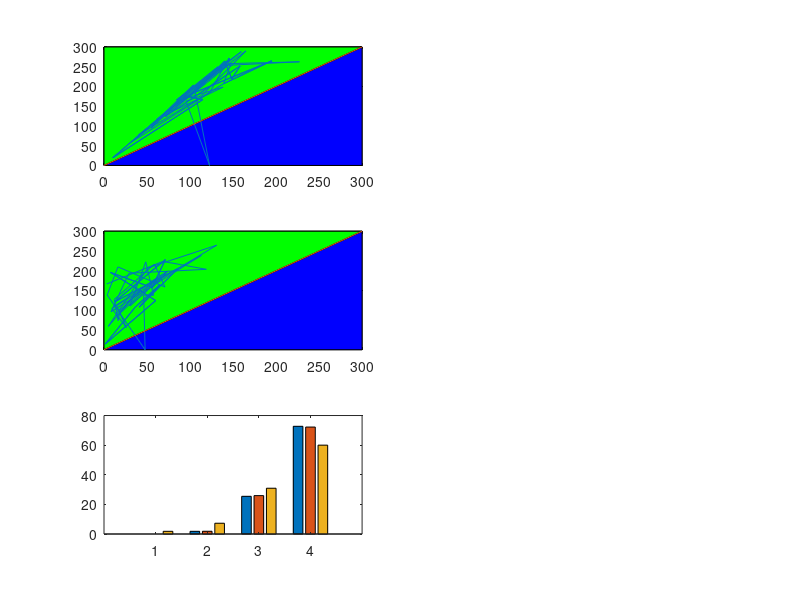

Recreate this plot in MATLAB. (Note: this script raises an error after producing the figure.)

clear
clc

load param_ThrePert_SA0SB0_50pc_AND.mat
load param_SameSA0SB0_AND.mat

unp=tri_types(nrr,:);
ind=tri_type_SA0ltSB0;
dir=tri_type_SB0ltSA0;

nr=length(tri_type_SB0ltSA0);

for ii=1:nr

    if tri_type_SA0ltSB0(ii)==1 
        M_state_SA0ltSB0(ii,1)=SNB_SA0ltSB0(ii,3)-SNB_SA0ltSB0(ii,4);
        H_state_SA0ltSB0(ii,1)=SNB_SA0ltSB0(ii,3)-SNB_SA0ltSB0(ii,2);
        Tri_Reg_SA0ltSB0(ii,1)=SNB_SA0ltSB0(ii,1)-SNB_SA0ltSB0(ii,4);
    elseif tri_type_SA0ltSB0(ii)==3
        M_state_SA0ltSB0(ii,1)=SNB_SA0ltSB0(ii,3)-SNB_SA0ltSB0(ii,4);
        H_state_SA0ltSB0(ii,1)=SNB_SA0ltSB0(ii,3)-SNB_SA0ltSB0(ii,2);
        Tri_Reg_SA0ltSB0(ii,1)=SNB_SA0ltSB0(ii,1)-SNB_SA0ltSB0(ii,2);
    elseif tri_type_SA0ltSB0(ii)==2 
        M_state_SA0ltSB0(ii,1)=SNB_SA0ltSB0(ii,1)-SNB_SA0ltSB0(ii,4);
        H_state_SA0ltSB0(ii,1)=SNB_SA0ltSB0(ii,3)-SNB_SA0ltSB0(ii,2);
        Tri_Reg_SA0ltSB0(ii,1)=SNB_SA0ltSB0(ii,3)-SNB_SA0ltSB0(ii,4);
    elseif tri_type_SA0ltSB0(ii)==4 
        M_state_SA0ltSB0(ii,1)=SNB_SA0ltSB0(ii,1)-SNB_SA0ltSB0(ii,4);
        H_state_SA0ltSB0(ii,1)=SNB_SA0ltSB0(ii,3)-SNB_SA0ltSB0(ii,2);
        Tri_Reg_SA0ltSB0(ii,1)=SNB_SA0ltSB0(ii,3)-SNB_SA0ltSB0(ii,2);
    end


    if tri_type_SB0ltSA0(ii)==1 
        M_state_SB0ltSA0(ii,1)=SNB_SB0ltSA0(ii,3)-SNB_SB0ltSA0(ii,4);
        H_state_SB0ltSA0(ii,1)=SNB_SB0ltSA0(ii,3)-SNB_SB0ltSA0(ii,2);
        Tri_Reg_SB0ltSA0(ii,1)=SNB_SB0ltSA0(ii,1)-SNB_SB0ltSA0(ii,4);
    elseif tri_type_SB0ltSA0(ii)==3
        M_state_SB0ltSA0(ii,1)=SNB_SB0ltSA0(ii,3)-SNB_SB0ltSA0(ii,4);
        H_state_SB0ltSA0(ii,1)=SNB_SB0ltSA0(ii,3)-SNB_SB0ltSA0(ii,2);
        Tri_Reg_SB0ltSA0(ii,1)=SNB_SB0ltSA0(ii,1)-SNB_SB0ltSA0(ii,2);
    elseif tri_type_SB0ltSA0(ii)==2
        M_state_SB0ltSA0(ii,1)=SNB_SB0ltSA0(ii,1)-SNB_SB0ltSA0(ii,4);
        H_state_SB0ltSA0(ii,1)=SNB_SB0ltSA0(ii,3)-SNB_SB0ltSA0(ii,2);
        Tri_Reg_SB0ltSA0(ii,1)=SNB_SB0ltSA0(ii,3)-SNB_SB0ltSA0(ii,4);
    elseif tri_type_SB0ltSA0(ii)==4
        M_state_SB0ltSA0(ii,1)=SNB_SB0ltSA0(ii,1)-SNB_SB0ltSA0(ii,4);
        H_state_SB0ltSA0(ii,1)=SNB_SB0ltSA0(ii,3)-SNB_SB0ltSA0(ii,2);
        Tri_Reg_SB0ltSA0(ii,1)=SNB_SB0ltSA0(ii,3)-SNB_SB0ltSA0(ii,2);
    end

end

ind_types=[sum(ind==1),sum(ind==2),sum(ind==3),sum(ind==4)];
ind_pc=ind_types.*100./sum(ind_types);

dir_types=[sum(dir==1),sum(dir==2),sum(dir==3),sum(dir==4)];
dir_pc=dir_types.*100./sum(dir_types);

unp_types=[sum(unp==1),sum(unp==2),sum(unp==3),sum(unp==4)];
unp_pc=unp_types.*100./sum(unp_types);



%%%%%%%%%%%%%%%%%%%%%%%%%%%%%%%%%%%%%%%%%%%%%%%%%%%%%%%%%%%%%%%%%%%%%%%%%%%


% Define the vertices of the triangle
x1 = [0, 300, 300];
y1 = [0, 0, 300];

% Plot the vertices
figure(4)
subplot(3,2,1)
plot(x1, y1, 'k-'); % Plot the lines connecting the vertices

% Fill the area of the triangle
% figure(4)
% subplot(3,3,1)
fill(x1, y1, 'b'); % Fill the triangle with blue color
hold on

% Define the vertices of the triangle
x2 = [0, 0, 300];
y2 = [0, 300, 300];

% Plot the vertices
% figure(4)
% subplot(3,3,1)
plot(x2, y2, 'k-'); % Plot the lines connecting the vertices

% Fill the area of the triangle
% figure(4)
% subplot(3,3,1)
fill(x2, y2, 'g'); % Fill the triangle with blue color
hold on

% figure(4)
% subplot(3,3,1)
plot(SNB_SA0ltSB0(:,1), SNB_SB0ltSA0(:,1))
hold on
plot([0,300],[0,300])

sn1_dir_gt_ind = find(SNB_SB0ltSA0(:,1)>SNB_SA0ltSB0(:,1));
sn1_dir_lt_ind = find(SNB_SB0ltSA0(:,1)<SNB_SA0ltSB0(:,1));
sn1_dir_eq_ind = find(SNB_SB0ltSA0(:,1)==SNB_SA0ltSB0(:,1));
tot_sn1 = length(sn1_dir_gt_ind)+length(sn1_dir_lt_ind)+length(sn1_dir_eq_ind);

sn1_cont=([length(sn1_dir_gt_ind),length(sn1_dir_lt_ind),length(sn1_dir_eq_ind)].*100./tot_sn1)

% Define the vertices of the triangle
x1 = [0, 300, 300];
y1 = [0, 0, 300];

% Plot the vertices
figure(4)
subplot(3,2,3)
plot(x1, y1, 'k-'); % Plot the lines connecting the vertices

% Fill the area of the triangle
% figure(4)
% subplot(2,2,2)
fill(x1, y1, 'b'); % Fill the triangle with blue color
hold on

% Define the vertices of the triangle
x2 = [0, 0, 300];
y2 = [0, 300, 300];

% Plot the vertices
% figure(4)
% subplot(2,2,2)
plot(x2, y2, 'k-'); % Plot the lines connecting the vertices

% Fill the area of the triangle
% figure(4)
% subplot(2,2,2)
fill(x2, y2, 'g'); % Fill the triangle with blue color
hold on

% subplot(2,2,2)
plot(M_state_SA0ltSB0,M_state_SB0ltSA0)
hold on
plot([0,300],[0,300])

m_dir_gt_ind = find(M_state_SB0ltSA0(:,1)>M_state_SA0ltSB0(:,1));
m_dir_lt_ind = find(M_state_SB0ltSA0(:,1)<M_state_SA0ltSB0(:,1));
m_dir_eq_ind = find(M_state_SB0ltSA0(:,1)==M_state_SA0ltSB0(:,1));
tot_m = length(m_dir_gt_ind)+length(m_dir_lt_ind)+length(m_dir_eq_ind);


mstate_cont=([length(m_dir_gt_ind),length(m_dir_lt_ind),length(m_dir_eq_ind)].*100./tot_m)

subplot(3,2,5)
bar([unp_pc;dir_pc;ind_pc]')
% set(gca, 'TickDir', 'out');

text(1:length(unp_pc),unp_pc,num2str(unp_pc'),'vert','bottom','horiz','center','Rotation',90); 

text(1:length(dir_pc),dir_pc,num2str(dir_pc'),'vert','bottom','horiz','center','Rotation',90); 

text(1:length(ind_pc),ind_pc,num2str(ind_pc'),'vert','bottom','horiz','center','Rotation',90); 

set(gca, 'XTickLabel',{'2U2D','1U2D','2U1D','1U1D'})
